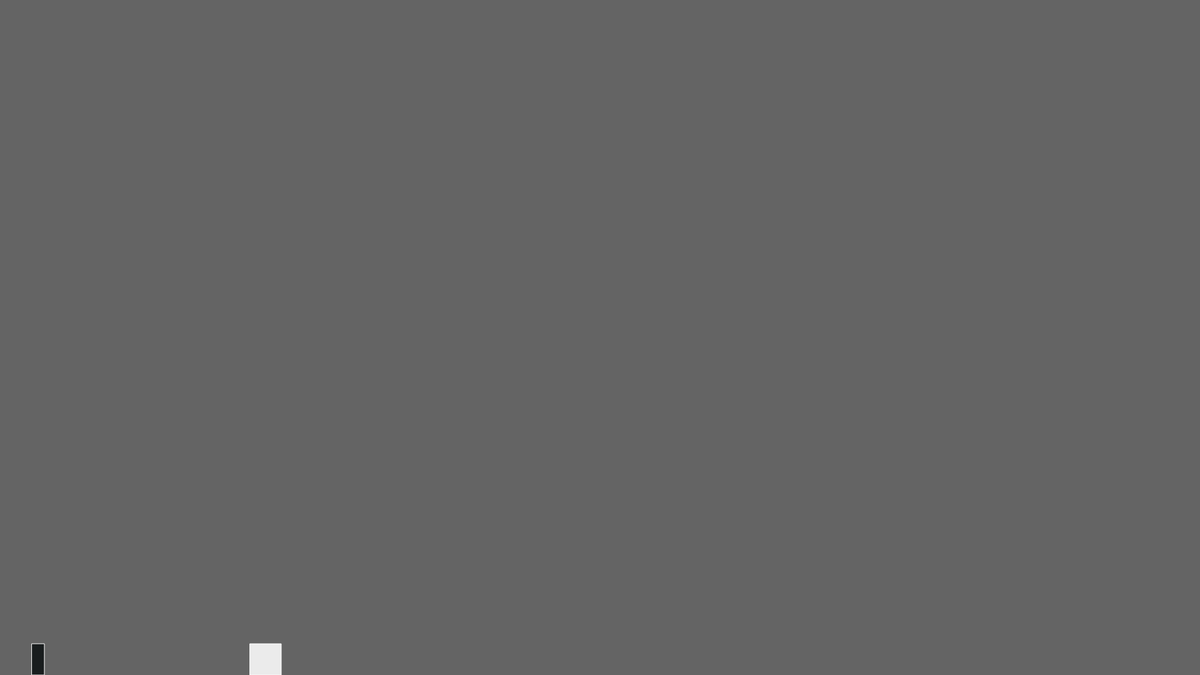
Frame 1 (no input)
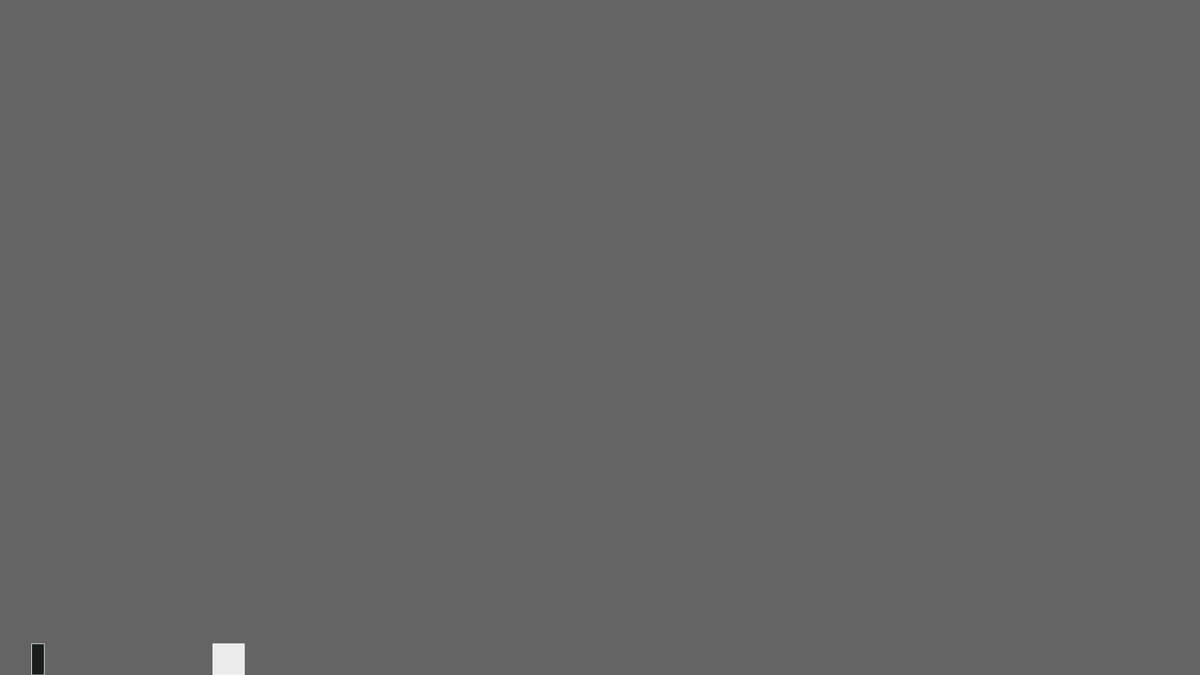
Frame 60 (no input)
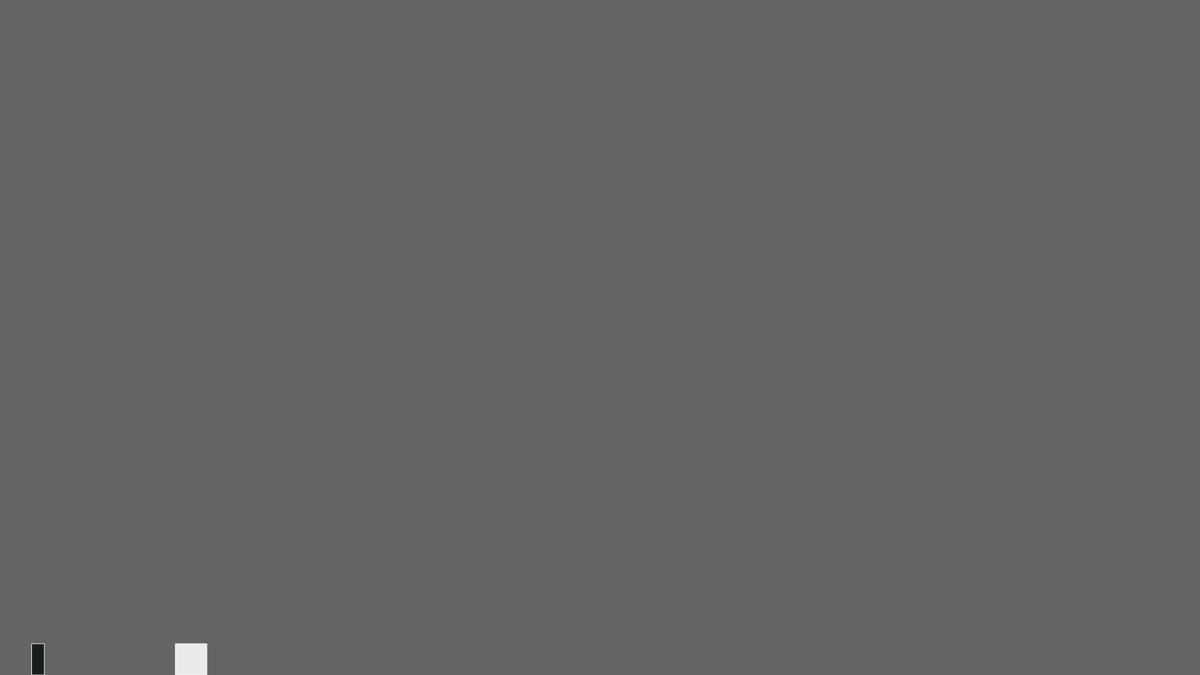
Frame 120 (the mouse pressed at the canvas centre since frame 60)

The p5.js sketch that drew these frames (run headless with seeded random() and noise() and a simulated clock; from frame 60 on, the mouse is pressed at the canvas centre):

// p5.js sketch
// ── sketch.js
var person;

function setup() {
  createCanvas(1920, 1080);
	person = new Person();
}

function keyPressed() { 
  if ( key == ' '){
   var jump = createVector(0,-5);
   person.applyForce(jump);
   }
}

  function draw() {
  background(100);
  
  translate(-person.pos.x+50, 0);
    
  var gravity = createVector(0,0.1); 
  person.applyForce(gravity);
    
	person.update();
  person.edges();
  person.display();
  
  //immobile obstacle
  fill(235);
  rect(400,height-50,50,50);
}

// ── person.js
function Person() {
  this.pos = createVector(50, height);
  this.vel = createVector(1, 0);
  this.acc = createVector(0, 0);


  this.applyForce = function(force) {
    this.acc.add(force);
  }

    this.update = function() {
    this.vel.add(this.acc);
    this.pos.add(this.vel);
    this.acc.set(0, 0);
  }

  this.display = function() {
    fill(25,29,30);
    stroke(255);
	  rect(this.pos.x, this.pos.y-50, 20, 50);
  }

  this.edges = function() {
    if (this.pos.y > height) {
      this.vel.y *= 0;
      this.pos.y = height;
    }  
  }
}
